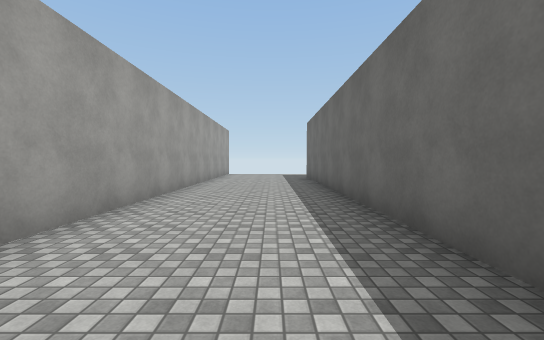
View 1 (above)

22 first-person views from a walk through a 3-D level made in the Unity game engine. The camera is 1.4 m above the floor, tilts 2° down and sees 90° across. The floor is counted in squares, 2 m on a side. Each view is taken from the middle of a square. On the plan, view 1 faces up. The plan holds only what a view shows up to about 9 squares ahead; the rest is blank. The player character is not drawn. Surface patterns are stand-ins for the level's own textures.

View 2
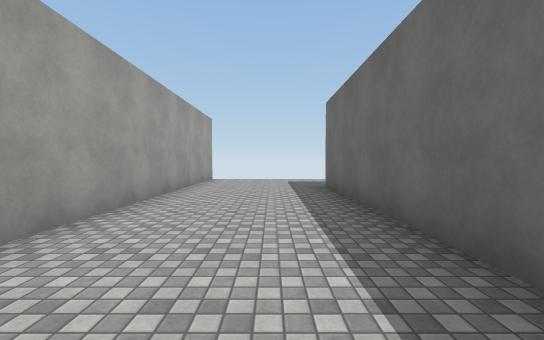

View 3
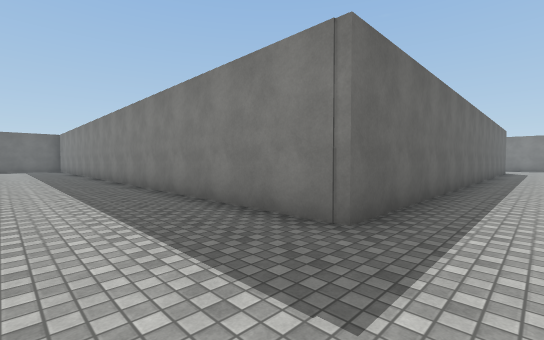

View 4
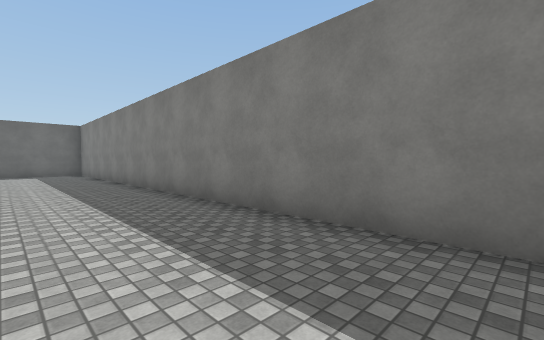

View 5
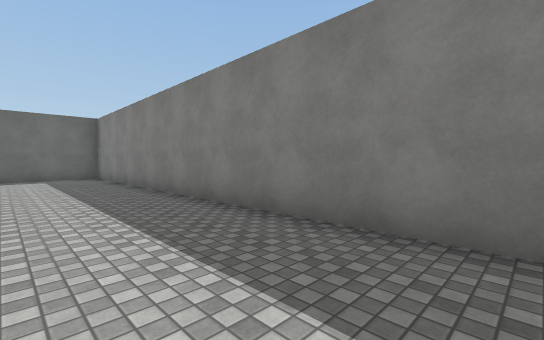

View 6
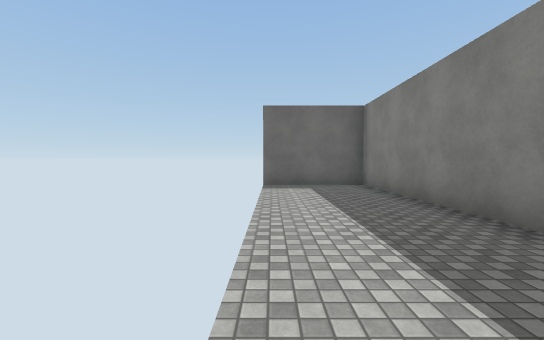

View 7
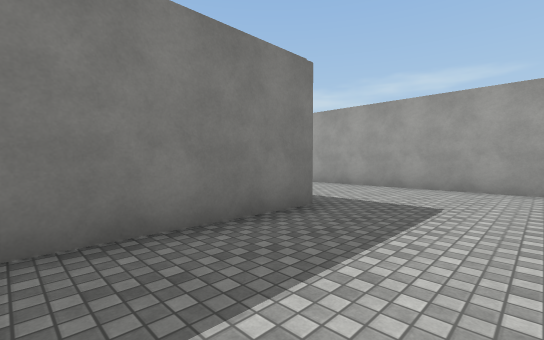

View 8
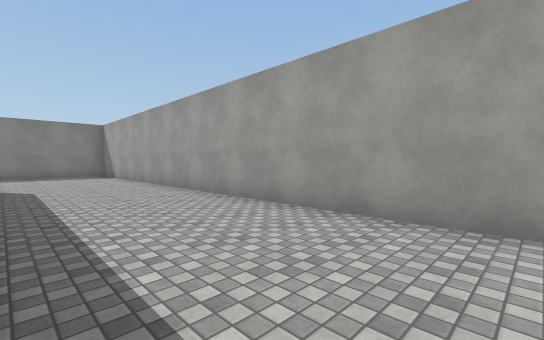

View 9
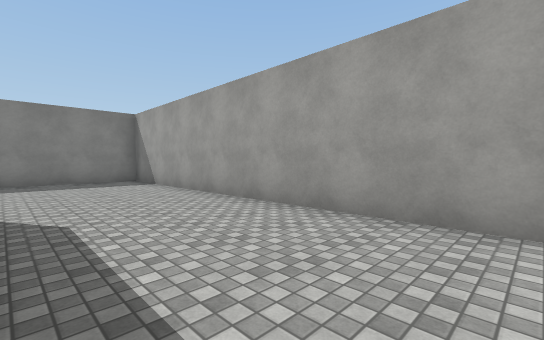

View 10
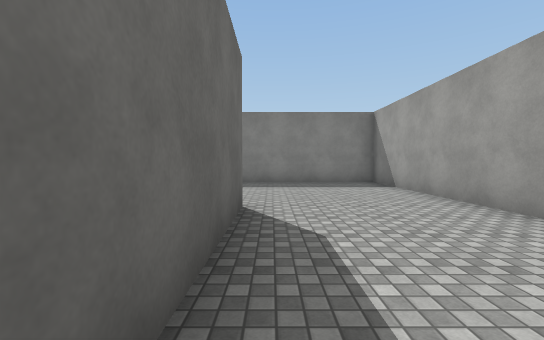

View 11
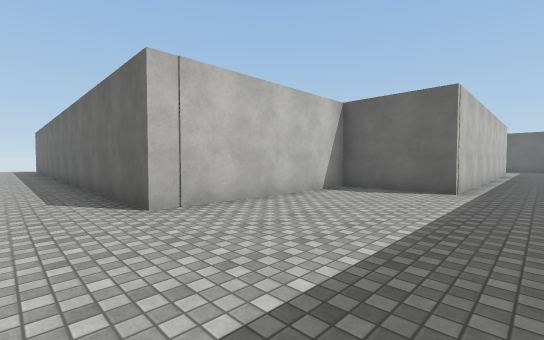

View 12
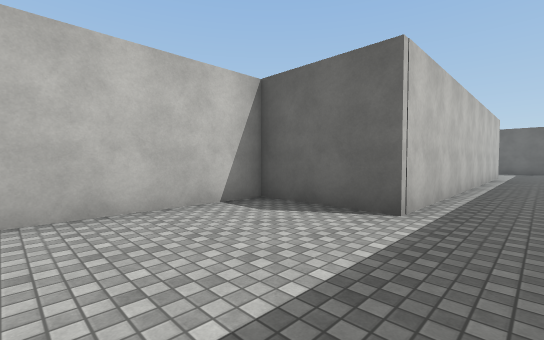

View 13
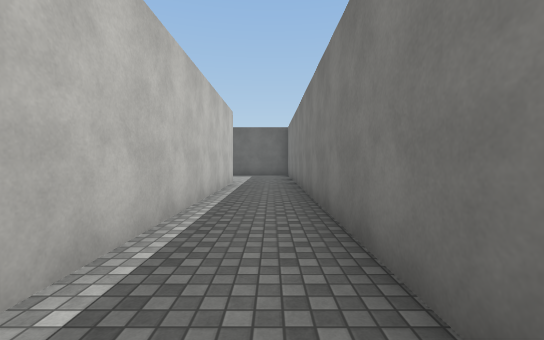

View 14
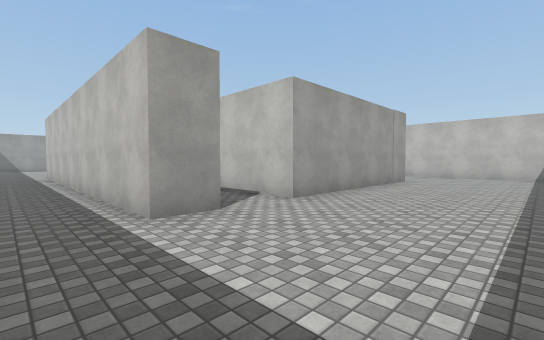

View 15
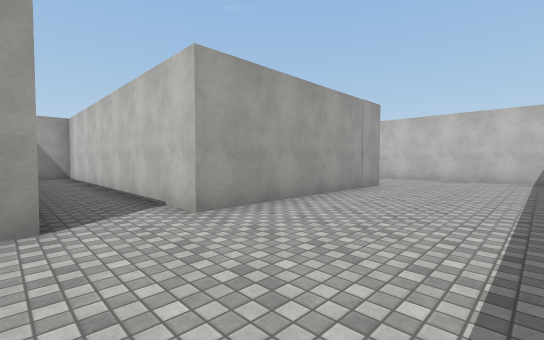

View 16
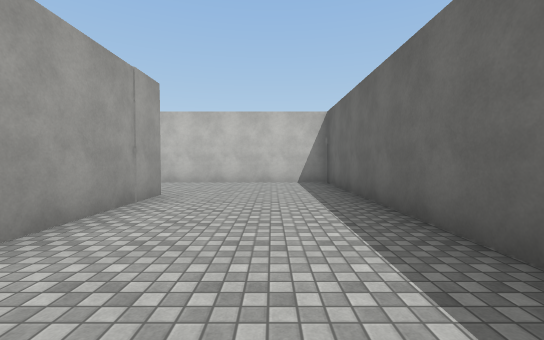

View 17
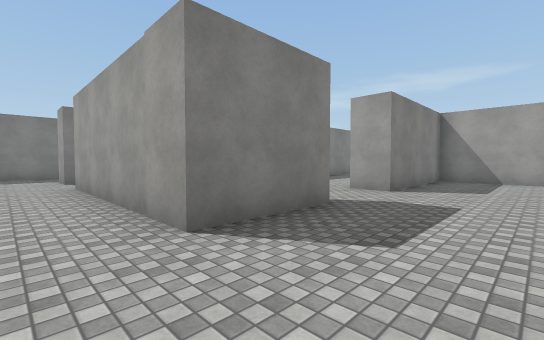

View 18
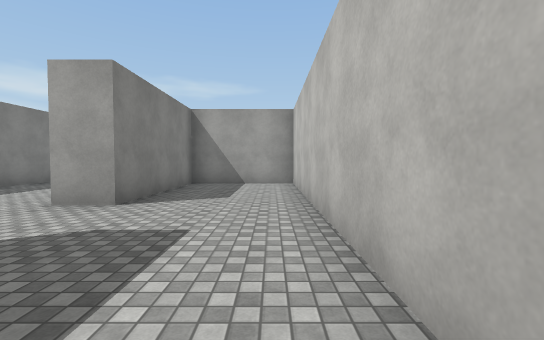

View 19
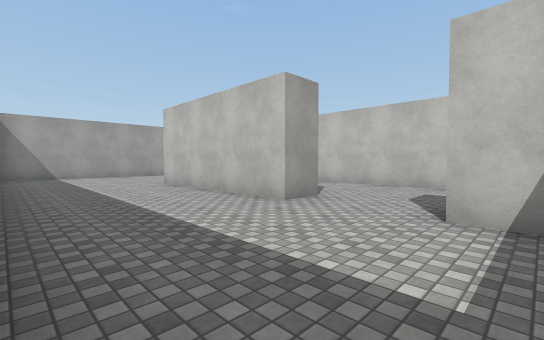

View 20
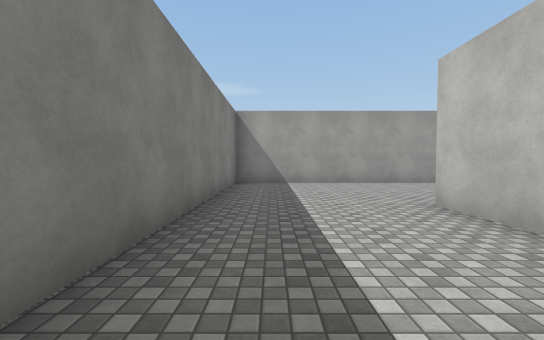

View 21
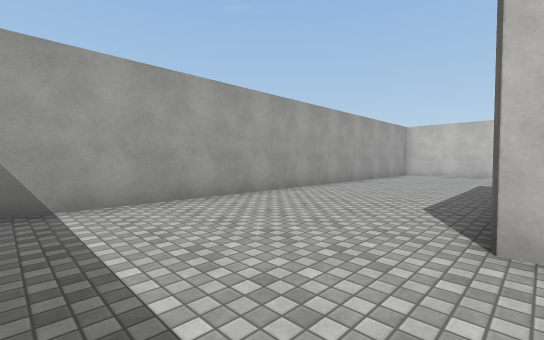

View 22
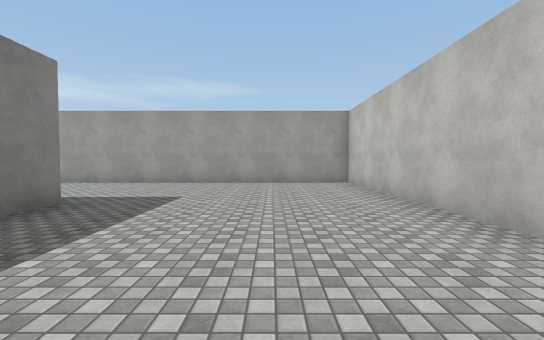

### Floor plan
Ten units are one square. View 1 is at (0, 0); x grows to the right and y downward. Boxes are objects, and circles mark ways between rooms. Rooms are numbered by the first view taken in them; rooms with no view inside come last. Other rooms are left out.
<svg viewBox="-35 -147 248 250">
<path fill="none" stroke="#000" d="M-23 -141 -23 98 20 98M86 98 169 98M167 78 66 78 66 52 15 52 15 -114 208 -114 208 -142M141 -6 167 -6 167 52 91 52M77 -38 77 -6 118 -6 118 4 66 4M151 4 141 4M66 -47 78 -47M167 68 167 78M86 -104 25 -104 25 41 99 41M208 34 208 -37 80 -37"/>
<circle cx="170" cy="85" r="3" fill="#2a7"/>
<text x="10" y="-30">1</text>
<text x="110" y="-10">2</text>
</svg>
Room 1 opens to room 2.

Where each view was taken, in squares from view 1:
view 1: 0 up, 0 right, facing up
view 2: 4 up, 0 right, facing up
view 3: 14 up, 0 right, facing down-right
view 4: 14 up, 6 right, facing down-right
view 5: 14 up, 9 right, facing down-right
view 6: 14 up, 13 right, facing right
view 7: 14 up, 5 right, facing down-left
view 8: 4 up, 1 right, facing down-left
view 9: 0 up, 1 right, facing down-left
view 10: 1 down, 1 right, facing down
view 11: 9 down, 0 right, facing up-right
view 12: 9 down, 3 right, facing up-right
view 13: 9 down, 8 right, facing right
view 14: 9 down, 20 right, facing up-left
view 15: 7 down, 20 right, facing up-left
view 16: 5 down, 19 right, facing up
view 17: 3 up, 18 right, facing down-left
view 18: 3 up, 16 right, facing left
view 19: 4 down, 15 right, facing up-left
view 20: 3 down, 11 right, facing left
view 21: 3 down, 7 right, facing up-left
view 22: 8 up, 11 right, facing left
